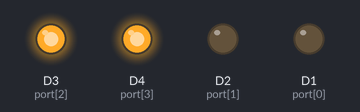
Recording of a sketch running on a simulated ESP8266 (NodeMCU). Parts: output pins drawn as LEDs (lit = HIGH).

Above: at 0.1 s.
At 1.0 s:
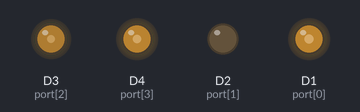
At 1.7 s:
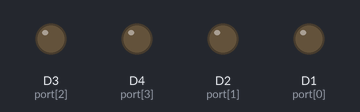
Timing chart, 0 to 3.2 s (numbered marks = the images above):
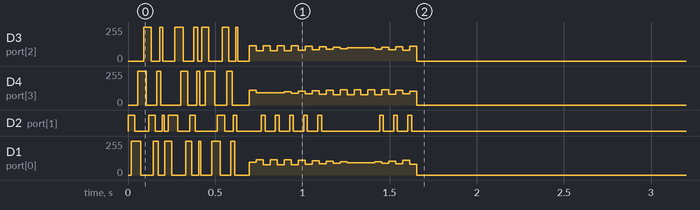

The sketch:

hollow4-8phase.ino
```cpp
// Please tune the following value if the clock gains or loses.
// Theoretically, standard of this value is 60000.
// 如果走时不准，可适当增大或降低这个值
#define MILLIS_PER_MIN 60000 // milliseconds per a minute

// Motor and clock parameters
// 时钟和电机的参数
// 4096 * 90 / 12 = 30720
#define STEPS_PER_ROTATION 30720 // 分针旋转一周的步数

// wait for a single step of stepper
// 步进等待时间
int delaytime = 2;

// ports used to control the stepper motor
// if your motor rotate to the opposite direction,
// change the order as {2, 3, 4, 5};
// 接电机控制版的4根信号线
int port[4] = {D1, D2, D3, D4};

// sequence of stepper motor control
// 步进电机控制顺序
int seq[8][4] = {
  {  LOW, HIGH, HIGH,  LOW},
  {  LOW,  LOW, HIGH,  LOW},
  {  LOW,  LOW, HIGH, HIGH},
  {  LOW,  LOW,  LOW, HIGH},
  { HIGH,  LOW,  LOW, HIGH},
  { HIGH,  LOW,  LOW,  LOW},
  { HIGH, HIGH,  LOW,  LOW},
  {  LOW, HIGH,  LOW,  LOW}
};

/**
 * 步进电机的控制函数，约等于一个简易的驱动库
 * 这里的代码细节可以忽略，只要记住怎么用：
 * rotate(4096) 步进电机将旋转1圈
 */
void rotate(int step) {
  static int phase = 0;
  int i, j;
  int delta = (step > 0) ? 1 : 7;
  int dt = 20;

  step = (step > 0) ? step : -step;
  for(j = 0; j < step; j++) {
    phase = (phase + delta) % 8;
    for(i = 0; i < 4; i++) {
      digitalWrite(port[i], seq[phase][i]);
    }
    delay(dt);
    if(dt > delaytime) dt--;
  }
  // power cut
  for(i = 0; i < 4; i++) {
    digitalWrite(port[i], LOW);
  }
}

void setup() {
  pinMode(port[0], OUTPUT);
  pinMode(port[1], OUTPUT);
  pinMode(port[2], OUTPUT);
  pinMode(port[3], OUTPUT);

  rotate(-20);
  rotate(20);

  //开机先转个八分之一圈，意思意思
  rotate(STEPS_PER_ROTATION / 60);
}

void loop() {
  //
  static long prev_min = 0, prev_pos = 0;
  long min;
  static long pos;

  //获取单片机开机至今的分钟数（毫秒/预设的比例值60000）
  min = millis() / MILLIS_PER_MIN;

  //单片机每运行1分钟，只触发一次步进电机
  //如果已经触发过了，则直接return，后续代码不再执行
  if(prev_min == min) {
    return;
  }

  //将上次触发事件设为当前分钟数
  prev_min = min;

  //计算步进电机累计的步距数
  pos = (STEPS_PER_ROTATION * min) / 60;

  //这两行代码，可能是为了防止步进电机卡住
  rotate(-20);
  rotate(20);

  //用当前的位置值 - 上一次的位置值，就是步进电机该走的距离
  //  1分钟 = 30720*1/60 = 512
  //  2分钟 = 30720*2/60 = 1024
  // 每分钟步进电机运行512的距离（4096=转一圈）
  // 步进电机每旋转八分之一圈，分针在钟盘上转动：十二分之一
  if(pos - prev_pos > 0) {
    rotate(pos - prev_pos);
  }
  prev_pos = pos;
}
```
